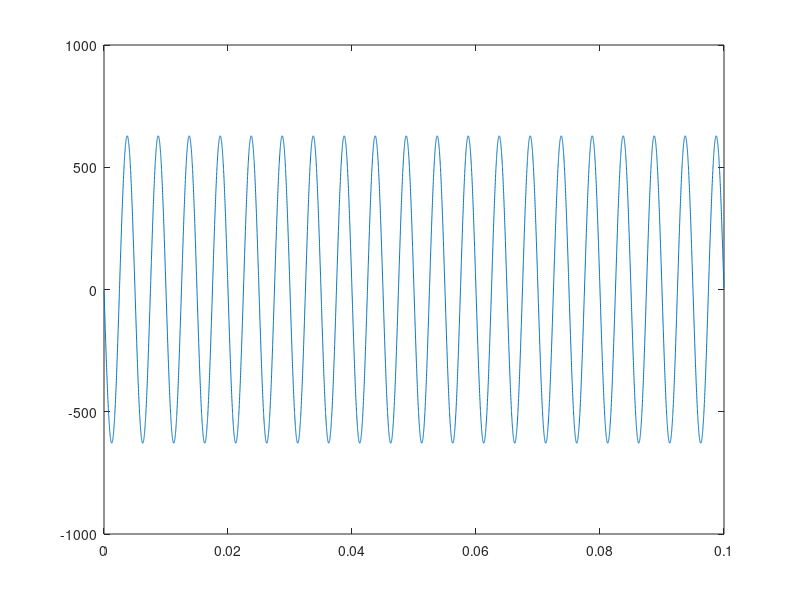

Source code (MATLAB):
% 计算某种东西的方差，好像是测距的

fs=1e5;   %采样率
T=10e-2;  %脉冲宽度
N=fs*T;   %采样点数
t=linspace(0,T,N);%横坐标
y=cos(2*pi.*t*100);%纵坐标

B=fs/2;
Es=sum(y.^2)./fs;
snr=[20 10 0 -10 -20];
snr_10=10.^(snr./10);
N0=Es./snr_10;


y1=y.^2;



dy=diff(y1)./diff(t);



dt=t(1:end-1);
plot(dt,dy);

dy_sum=trapz(dt,dy);

var=1/(2/N0(1)*dy_sum)^2;

